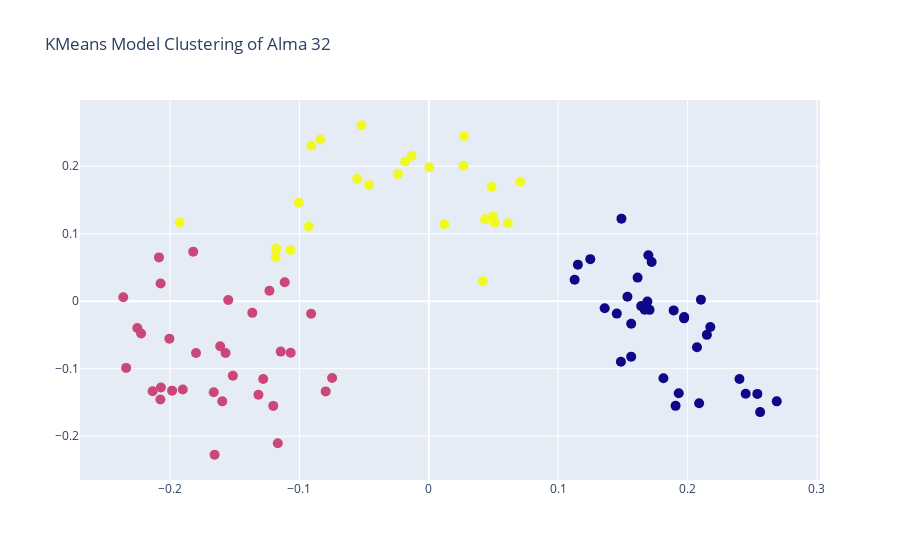
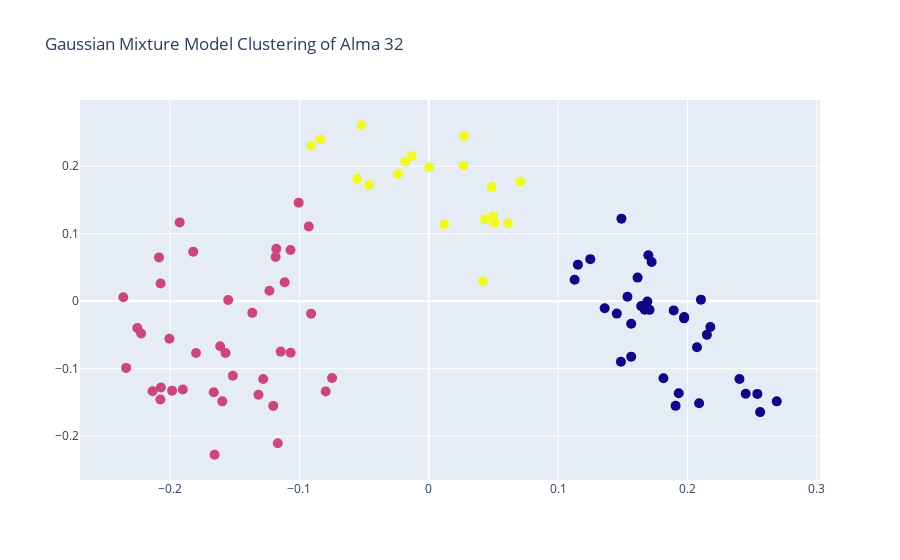

Notebook source saved alongside these figures, in order:
### Code cell
from sklearn.cluster import KMeans
from sklearn.decomposition import PCA
import matplotlib.pyplot as plt
import plotly.express as px
from sklearn.mixture import GaussianMixture
import plotly.graph_objects as go
import pandas as pd
import numpy as np

# def convert_text(text):
#     lines = []
#     text = text.split()
#     for i in range(0, len(text), 10):
#         line = ' '.join(text[i:i + 10])
#         lines.append(line)

#     result = '<br>'.join(lines)
#     # print(result)
#     return result

def convert_all_text(text):
    for i in range(len(text)):
        text[i] = convert_text(text[i])
    return text

text = get_texts_from_offset(alma_32_offsets, 'alma/32')
print(text)

pca = PCA(n_components=2)
reduced_embeddings = pca.fit_transform(alma_32_embedds)

kmeans = KMeans(n_clusters=3, random_state=0).fit(reduced_embeddings)
cluster_labels = kmeans.labels_

# pca = PCA(n_components=2)
# reduced_embeddings = pca.fit_transform(alma_32_embedds)

# plt.scatter(reduced_embeddings[:, 0], reduced_embeddings[:, 1], c=cluster_labels)
# plt.title('K-Means Clustering of Text Embeddings')
# plt.show()

data = {'x': reduced_embeddings[:, 0],
        'y': reduced_embeddings[:, 1],
        'text_labels': convert_all_text(text),
        'cluster_labels': cluster_labels}
df = pd.DataFrame(data)


fig = go.Figure(go.Scatter(
    x=df['x'],
    y=df['y'],
    hovertext=df['text_labels'],
    mode='markers',
    marker=dict(color=cluster_labels)
))

# Customize the hovertemplate to show hovertext
fig.update_traces(marker=dict(size=10), hovertemplate='%{hovertext}')
fig.update_layout(title='KMeans Model Clustering of Alma 32')
fig.show()

gmm = GaussianMixture(n_components=3)
gmm.fit(reduced_embeddings)
cluster_labels = gmm.predict(reduced_embeddings)

fig = go.Figure(go.Scatter(
    x=df['x'],
    y=df['y'],
    hovertext=df['text_labels'],
    mode='markers',
    marker=dict(color=cluster_labels)
))

for cluster in set(cluster_labels):
    filtered_df = df[df['cluster_labels'] == cluster]
    text_for_cluster = filtered_df['text_labels'].tolist()
    print("Cluster " + str(cluster) + ":")
    for text in text_for_cluster:
        print(' '.join(text.split("<br>")))
        print("\n")

fig.update_traces(marker=dict(size=10), hovertemplate='%{hovertext}')
fig.update_layout(title='Gaussian Mixture Model Clustering of Alma 32')
fig.show()
